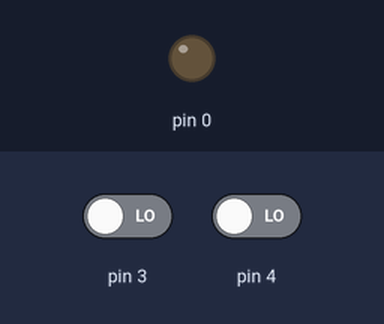
The sketch below on a simulated Arduino Uno, built with avr-gcc and run on an emulated ATmega328P. Shown: output pins drawn as LEDs (lit = HIGH). The test bench sets the inputs (shaded band); at power-on: pin 3 LOW, pin 4 LOW.

Above: at 1.2 s.
1.3 s: pin 3 driven HIGH
At 4.9 s:
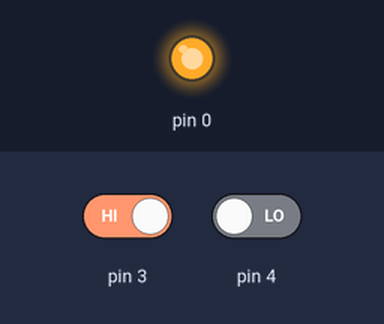
Timing chart, 0 to 6.4 s (numbered marks = the images above; inputs shaded):
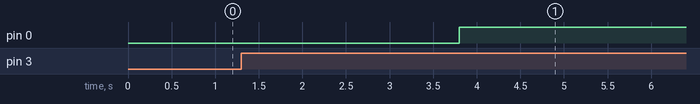

The sketch:

10.ino
```cpp
// C++ PWM ~0, ~1, ~3, ~4

int brightness = 0;

void setup()
{
  pinMode(0, OUTPUT);
}

void loop()
{
  if(digitalRead(3)==HIGH){
    brightness=brightness+5;
  }

  if(digitalRead(4)==HIGH){
    brightness=brightness-5;
  }

  if(brightness>255){
    brightness=255;
  }

  if(brightness<0){
    brightness=0;
  }
   analogWrite(0, brightness);
  delay(100);
}
```

Measured:
- after the input at 1.3 s, pin 0: LOW → HIGH after 2.5 s
